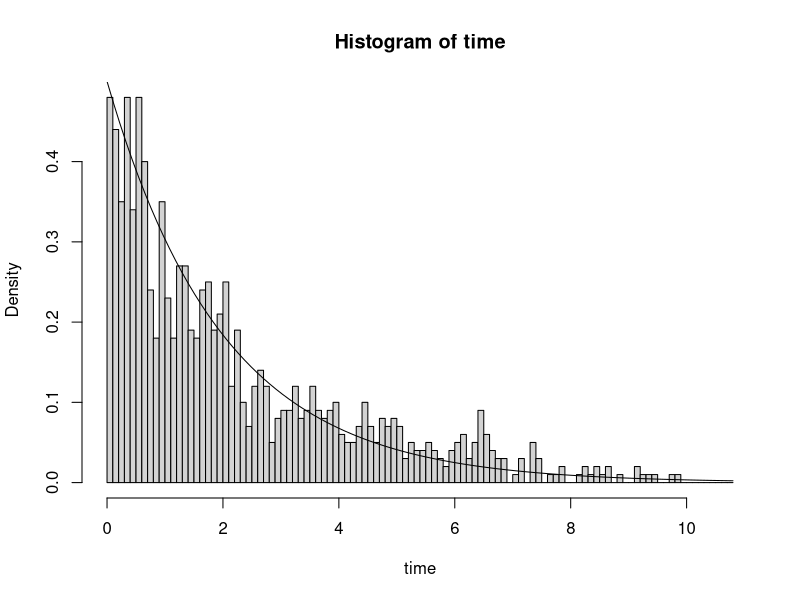

Write R code to recreate this figure.
## ---- chunk 1
knitr::opts_chunk$set(echo = TRUE)
## ---- chunk 2
inter=rexp(1000, 1)
arr=cumsum(inter)
service = rexp(1000,1.5)

output <- arr[1] + service[1]
for (i in 1:999){
if (arr[i+1] < output[i]){output <- c(output, output[i] + service[i+1])}
if (arr[i+1] > output[i]){output <- c(output, arr[i+1] + service[i+1])}
output
}
## ---- chunk 3
time = output - arr
x = seq(0,max(time)+1, by=0.01)
b = seq(0,max(time)+1, by=0.1)
hist(time, prob=T, breaks=b)
curve(dexp(x,0.5), add=T)
